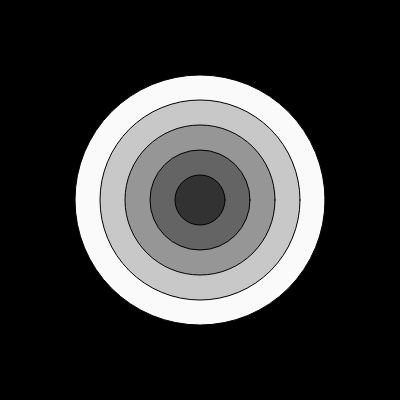
Frame 1 (no input)
Frame 60 (no input): identical to frame 1, image omitted
Frame 120 (the mouse pressed at the canvas centre since frame 60): identical to frame 1, image omitted

The p5.js sketch that drew this single still picture (run headless with seeded random() and noise() and a simulated clock; from frame 60 on, the mouse is pressed at the canvas centre):

// p5.js sketch
// ── sketch.js
function setup() {
  createCanvas(400, 400);
}

function draw() {
  //background color is white
  background(0);
  //repeat draw some circle color is gray
  for(let i = 250; i >= 50; i -= 50){
    fill(i);
    ellipse(width/2, height/2, i, i);
  }
}
